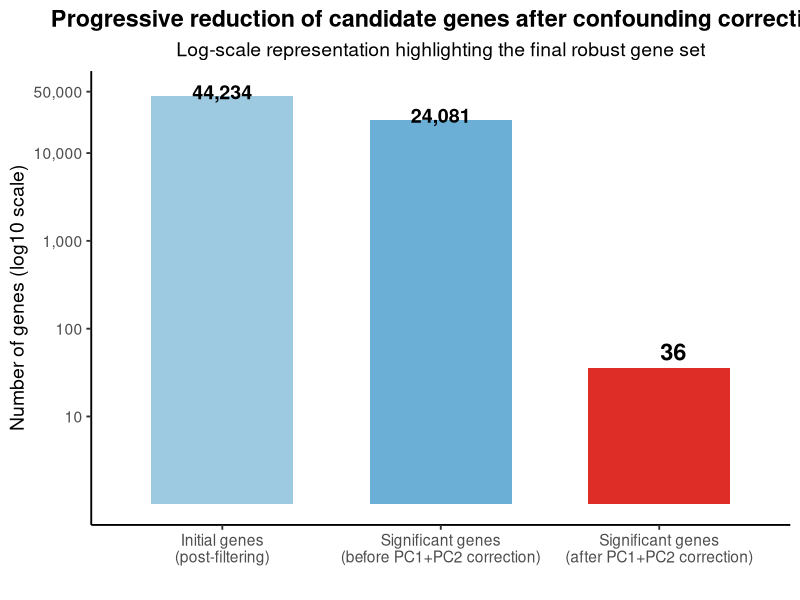

Recreate this plot in R.
#!/usr/bin/env Rscript

############################################################
# Figure 4C – Gene reduction barplot
#
# Description:
# This script generates a barplot summarizing the progressive
# reduction in the number of candidate genes throughout the
# mRNA-seq analysis workflow.
#
# Inputs:
# - Output PNG file
#
# Outputs:
# - gene_reduction_barplot.png or user-defined output PNG
#
# Usage:
# Rscript Figure4C_gene_reduction_barplot.R \
#   gene_reduction_barplot.png
#
############################################################

suppressPackageStartupMessages({
  library(ggplot2)
})

args <- commandArgs(trailingOnly = TRUE)

if (length(args) < 1) {
  stop(
    "Usage: Rscript Figure4C_gene_reduction_barplot.R <output.png>",
    call. = FALSE
  )
}

out_png <- args[1]

out_dir <- dirname(out_png)
if (!dir.exists(out_dir)) {
  dir.create(out_dir, recursive = TRUE, showWarnings = FALSE)
}

# -------------------------
# DATA
# -------------------------
df <- data.frame(
  step = c(
    "Initial genes\n(post-filtering)",
    "Significant genes\n(before PC1+PC2 correction)",
    "Significant genes\n(after PC1+PC2 correction)"
  ),
  genes = c(44234, 24081, 36)
)

df$step <- factor(df$step, levels = df$step)

df$label_y <- c(50000, 27000, 55)
df$label_size <- c(5, 5, 6)

# -------------------------
# BARPLOT
# -------------------------
p <- ggplot(df, aes(x = step, y = genes, fill = step)) +
  geom_bar(stat = "identity", width = 0.65) +
  geom_text(
    aes(y = label_y, label = format(genes, big.mark = ",")),
    size = df$label_size,
    fontface = "bold"
  ) +
  scale_fill_manual(values = c("#9ecae1", "#6baed6", "#de2d26")) +
  scale_y_log10(
    breaks = c(10, 100, 1000, 10000, 50000),
    labels = c("10", "100", "1,000", "10,000", "50,000")
  ) +
  theme_classic(base_size = 14) +
  labs(
    title = "Progressive reduction of candidate genes after confounding correction",
    subtitle = "Log-scale representation highlighting the final robust gene set",
    x = "",
    y = "Number of genes (log10 scale)"
  ) +
  theme(
    legend.position = "none",
    plot.title = element_text(face = "bold", hjust = 0.5),
    plot.subtitle = element_text(hjust = 0.5)
  )

# -------------------------
# SAVE
# -------------------------
png(
  out_png,
  width = 2200,
  height = 1400,
  res = 300,
  type = "cairo",
  bg = "white"
)

print(p)
dev.off()

cat("Gene reduction barplot written to:", out_png, "\n")
